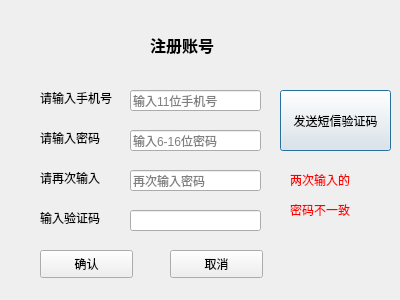
<?xml version="1.0" encoding="UTF-8"?>
<ui version="4.0">
 <class>Register</class>
 <widget class="QDialog" name="Register">
  <property name="geometry">
   <rect>
    <x>0</x>
    <y>0</y>
    <width>400</width>
    <height>300</height>
   </rect>
  </property>
  <property name="windowTitle">
   <string>注册-淳淳画板2.0</string>
  </property>
  <widget class="QLineEdit" name="lineEdit_phone">
   <property name="geometry">
    <rect>
     <x>130</x>
     <y>90</y>
     <width>131</width>
     <height>21</height>
    </rect>
   </property>
   <property name="placeholderText">
    <string>输入11位手机号</string>
   </property>
  </widget>
  <widget class="QLabel" name="label">
   <property name="geometry">
    <rect>
     <x>40</x>
     <y>90</y>
     <width>91</width>
     <height>16</height>
    </rect>
   </property>
   <property name="text">
    <string>请输入手机号</string>
   </property>
  </widget>
  <widget class="QLabel" name="label_2">
   <property name="geometry">
    <rect>
     <x>40</x>
     <y>130</y>
     <width>81</width>
     <height>16</height>
    </rect>
   </property>
   <property name="text">
    <string>请输入密码</string>
   </property>
  </widget>
  <widget class="QLineEdit" name="lineEdit_pass_1">
   <property name="geometry">
    <rect>
     <x>130</x>
     <y>130</y>
     <width>131</width>
     <height>21</height>
    </rect>
   </property>
   <property name="placeholderText">
    <string>输入6-16位密码</string>
   </property>
  </widget>
  <widget class="QLabel" name="label_3">
   <property name="geometry">
    <rect>
     <x>40</x>
     <y>170</y>
     <width>111</width>
     <height>16</height>
    </rect>
   </property>
   <property name="text">
    <string>请再次输入</string>
   </property>
  </widget>
  <widget class="QLineEdit" name="lineEdit_pass_2">
   <property name="geometry">
    <rect>
     <x>130</x>
     <y>170</y>
     <width>131</width>
     <height>21</height>
    </rect>
   </property>
   <property name="placeholderText">
    <string>再次输入密码</string>
   </property>
  </widget>
  <widget class="QPushButton" name="pushButton_emit">
   <property name="geometry">
    <rect>
     <x>280</x>
     <y>90</y>
     <width>111</width>
     <height>61</height>
    </rect>
   </property>
   <property name="text">
    <string>发送短信验证码</string>
   </property>
  </widget>
  <widget class="QLabel" name="label_4">
   <property name="geometry">
    <rect>
     <x>40</x>
     <y>210</y>
     <width>81</width>
     <height>16</height>
    </rect>
   </property>
   <property name="text">
    <string>输入验证码</string>
   </property>
  </widget>
  <widget class="QLineEdit" name="lineEdit_code">
   <property name="geometry">
    <rect>
     <x>130</x>
     <y>210</y>
     <width>131</width>
     <height>21</height>
    </rect>
   </property>
  </widget>
  <widget class="QPushButton" name="pushButton_ok">
   <property name="geometry">
    <rect>
     <x>40</x>
     <y>250</y>
     <width>93</width>
     <height>28</height>
    </rect>
   </property>
   <property name="text">
    <string>确认</string>
   </property>
  </widget>
  <widget class="QPushButton" name="pushButton_cancel">
   <property name="geometry">
    <rect>
     <x>170</x>
     <y>250</y>
     <width>93</width>
     <height>28</height>
    </rect>
   </property>
   <property name="text">
    <string>取消</string>
   </property>
  </widget>
  <widget class="QLabel" name="label_equal">
   <property name="geometry">
    <rect>
     <x>290</x>
     <y>170</y>
     <width>81</width>
     <height>51</height>
    </rect>
   </property>
   <property name="text">
    <string>&lt;html&gt;&lt;head/&gt;&lt;body&gt;&lt;p&gt;&lt;span style=&quot; color:#ff0000;&quot;&gt;两次输入的&lt;/span&gt;&lt;/p&gt;&lt;p&gt;&lt;span style=&quot; color:#ff0000;&quot;&gt;密码不一致&lt;/span&gt;&lt;/p&gt;&lt;/body&gt;&lt;/html&gt;</string>
   </property>
  </widget>
  <widget class="QLabel" name="label_6">
   <property name="geometry">
    <rect>
     <x>150</x>
     <y>30</y>
     <width>111</width>
     <height>31</height>
    </rect>
   </property>
   <property name="layoutDirection">
    <enum>Qt::RightToLeft</enum>
   </property>
   <property name="text">
    <string>&lt;html&gt;&lt;head/&gt;&lt;body&gt;&lt;p&gt;&lt;span style=&quot; font-size:12pt; font-weight:600;&quot;&gt;注册账号&lt;/span&gt;&lt;/p&gt;&lt;/body&gt;&lt;/html&gt;</string>
   </property>
  </widget>
 </widget>
 <resources/>
 <connections/>
</ui>
